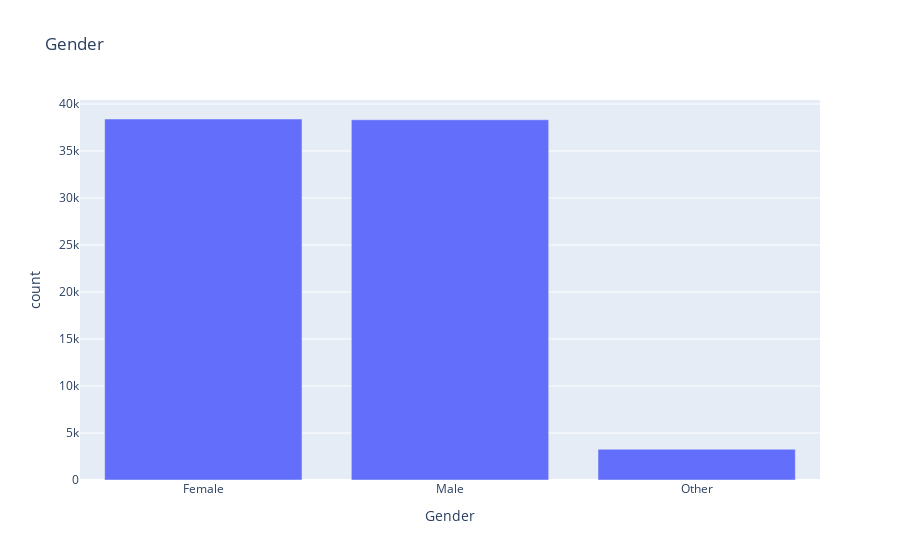

Source (notebook cell):
### Code cell
gender = df["Gender"].value_counts().reset_index()

fig = px.bar(gender, x="Gender", y="count", title="Gender")
fig.show()

### Figure 1 — Plotly figure (JSON) as saved in the notebook; plotly's stock layout.template omitted (floating-point values rounded to 4 significant figures)
{"data": [{"hovertemplate": "Gender=%{x}<br>count=%{y}<extra></extra>", "legendgroup": "", "marker": {"color": "#636efa", "pattern": {"shape": ""}}, "name": "", "orientation": "v", "showlegend": false, "textposition": "auto", "type": "bar", "x": ["Female", "Male", "Other"], "xaxis": "x", "y": [38404, 38322, 3274], "yaxis": "y"}], "layout": {"barmode": "relative", "legend": {"tracegroupgap": 0}, "title": {"text": "Gender"}, "xaxis": {"anchor": "y", "domain": [0, 1], "title": {"text": "Gender"}}, "yaxis": {"anchor": "x", "domain": [0, 1], "title": {"text": "count"}}}}
